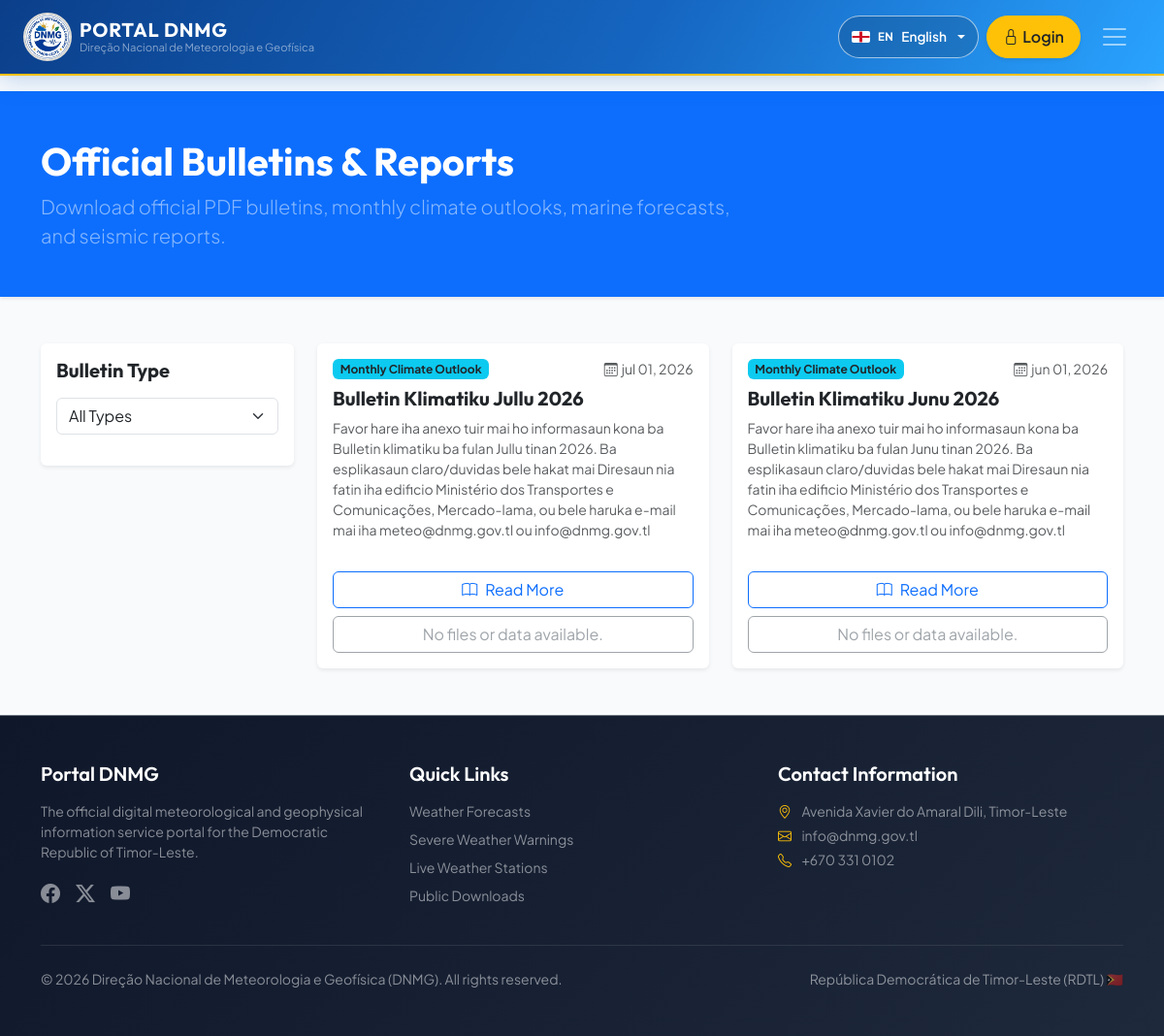
Screenshot of /en/cms/bulletins/ with the database file from the repository.
### cms/models.py (models this page shows, shortened)
class OfficialBulletin(models.Model):
    class BulletinType(models.TextChoices):
        DAILY_SYNOPTIC = 'DAILY_SYNOPTIC', _('Daily Synoptic Bulletin')
        WEEKLY_SYNOPTIC = 'WEEKLY_SYNOPTIC', _('Weekly Synoptic Bulletin')
        MONTHLY_CLIMATE = 'MONTHLY_CLIMATE', _('Monthly Climate Outlook')
        SEASONAL_CLIMATE = 'SEASONAL_CLIMATE', _('Seasonal Climate Outlook')
        ANNUAL_CLIMATE = 'ANNUAL_CLIMATE', _('Annual Climate Report')
        MARINE = 'MARINE', _('Marine Bulletin')
        SEISMIC = 'SEISMIC', _('Seismic Event Summary')
        SPECIAL = 'SPECIAL', _('Special Hydrometeorological Report')
    title = models.CharField(max_length=255, verbose_name=_('Bulletin Title'))
    slug = models.SlugField(max_length=280, unique=True, blank=True, verbose_name=_('Slug'))
    bulletin_type = models.CharField(
        max_length=30,
        choices=BulletinType.choices,
        default=BulletinType.DAILY_SYNOPTIC,
        verbose_name=_('Bulletin Type')
    )
    pdf_file = models.FileField(
        upload_to='bulletins/',
        verbose_name=_('PDF Document File')
    )
    summary = models.TextField(blank=True, verbose_name=_('Summary / Overview'))
    publication_date = models.DateField(verbose_name=_('Publication Date'))
    uploaded_by = models.ForeignKey(
        settings.AUTH_USER_MODEL,
        on_delete=models.SET_NULL,
        null=True,
        blank=True,
        related_name='bulletins',
        verbose_name=_('Uploaded By')
    )
    created_at = models.DateTimeField(auto_now_add=True)
    updated_at = models.DateTimeField(auto_now=True)
    class Meta:
        ordering = ['-publication_date', '-created_at']
        verbose_name = _('Official Bulletin')
        verbose_name_plural = _('Official Bulletins')
        constraints = [
            models.CheckConstraint(
                condition=models.Q(bulletin_type__in=[
                    'DAILY_SYNOPTIC', 'WEEKLY_SYNOPTIC', 'MONTHLY_CLIMATE',
                    'SEASONAL_CLIMATE', 'ANNUAL_CLIMATE', 'MARINE', 'SEISMIC', 'SPECIAL',
                ]),
                name='cms_bulletin_type_valid',
            ),
        ]
        indexes = [
            models.Index(fields=['bulletin_type', '-publication_date', '-created_at'], name='cms_bulletin_type_date_idx'),
        ]

### cms/views.py (the view)
# urls.py: path('bulletins/', views.PublicBulletinListView.as_view(), name='public_bulletin_list'),
class PublicBulletinListView(ListView):
    model = OfficialBulletin
    template_name = 'cms/public_bulletin_list.html'
    context_object_name = 'bulletins'
    paginate_by = 12
    def get_queryset(self):
        queryset = OfficialBulletin.objects.all().select_related('uploaded_by')
        bulletin_type = self.request.GET.get('type')
        if bulletin_type:
            queryset = queryset.filter(bulletin_type=bulletin_type)
        return queryset
    def get_context_data(self, **kwargs):
        context = super().get_context_data(**kwargs)
        context['type_choices'] = OfficialBulletin.BulletinType.choices
        context['selected_type'] = self.request.GET.get('type', '')
        return context

### core/context_processors.py (called while the page is built)
def htmx(request):
    is_htmx = getattr(request, 'htmx', False)
    return {
        'admin_base': 'htmx_admin_base.html' if is_htmx else 'admin_base.html',
        'public_base': 'htmx_public_base.html' if is_htmx else 'base.html',
        'is_htmx': is_htmx,
    }

### core/media.py (called while the page is built)
def media_available(field_file):
    try:
        return bool(field_file and field_file.name and field_file.storage.exists(field_file.name))
    except Exception:
        return False

### core/templatetags/portal_tags.py (called while the page is built)
@register.filter
def media_available(field_file):
    return media_file_available(field_file)

### templates/cms/public_bulletin_list.html (shortened to what this page needs)
{% extends 'base.html' %}
{% load i18n static portal_tags %}
{% block content %}
<div class="bg-primary text-white py-5 mb-5 shadow-sm">
    <div class="container">
        <div class="row align-items-center">
            <div class="col-lg-8">
                <h1 class="fw-bold mb-2">{% translate "Official Bulletins & Reports" %}</h1>
                <p class="lead mb-0 text-white-50">{% translate "Download official PDF bulletins, monthly climate outlooks, marine forecasts, and seismic reports." %}</p>
            </div>
        </div>
    </div>
</div>
<div class="container mb-5">
    <div class="row g-4">
        <div class="col-lg-3">
            <div class="card border-0 shadow-sm p-3">
                <h5 class="fw-bold mb-3">{% translate "Bulletin Type" %}</h5>
                <form method="get">
                    <select name="type" class="form-select mb-3" onchange="this.form.submit()">
                        <option value="">{% translate "All Types" %}</option>
                    </select>
                </form>
            </div>
        </div>
        <div class="col-lg-9">
            <div class="row g-4">
                {% for bulletin in bulletins %}
                <div class="col-md-6">
                    <div class="card h-100 border-0 shadow-sm">
                        <div class="card-body d-flex flex-column">
                            <div class="d-flex justify-content-between align-items-center mb-2">
                                <span class="badge bg-info text-dark">{{ bulletin.get_bulletin_type_display }}</span>
                                <small class="text-muted"><i class="bi bi-calendar3 me-1"></i>{{ bulletin.publication_date|date:"b d, Y" }}</small>
                            </div>
                            <h5 class="fw-bold text-dark mb-2">{{ bulletin.title }}</h5>
                            <p class="text-muted small flex-grow-1">{{ bulletin.summary|default:_("Official document published by DNMG.") }}</p>
                            <div class="mt-3 d-grid gap-2">
                                <a href="{% url 'cms:public_bulletin_detail' bulletin.slug %}" class="btn btn-outline-primary d-flex align-items-center justify-content-center gap-2">
                                    <i class="bi bi-book"></i>
                                    <span>{% translate "Read More" %}</span>
                                </a>
                                {% if bulletin.pdf_file|media_available %}
                                    <a href="{{ bulletin.pdf_file.url }}" target="_blank" class="btn btn-outline-danger d-flex align-items-center justify-content-center gap-2">
                                        <i class="bi bi-file-earmark-pdf-fill"></i>
                                        <span>{% translate "Download PDF Bulletin" %}</span>
                                    </a>
                                {% else %}
                                    <button class="btn btn-outline-secondary w-100" disabled>{% translate "No files or data available." %}</button>
                                {% endif %}
                            </div>
                        </div>
                    </div>
                </div>
                {% empty %}
                <div class="col-12 py-5 text-center text-muted">
                    <i class="bi bi-file-earmark-pdf fs-1 text-secondary d-block mb-3"></i>
                    <p class="fs-5 mb-0">{% translate "No official bulletins available." %}</p>
                </div>
                {% endfor %}
            </div>
        </div>
    </div>
</div>
{% endblock %}

### static/css/styles.css (style rules this page uses)
:root { --primary: #1565c0; --primary-light: #29a3ff; --primary-dark: #0b3f8a; --accent: #ffc107; --accent-red: #e63946; --secondary: #ff5c8a; --teal: #06b6d4; --dark: #0f172a; --dark-muted: #1e293b; --dark-muted-light: #334155; --light: #f8fafc; --gray-border: #e2e8f0; --font-heading: 'Outfit', sans-serif; --font-body: 'Plus Jakarta Sans', sans-serif; --transition: all 0.3s cubic-bezier(0.4, 0, 0.2, 1); }
body { font-family: var(--font-body); background-color: var(--light); color: var(--dark); overflow-x: hidden; }
.container, .container-fluid, .card, .modal-content { min-width: 0; }
h1, h2, h3, h4, h5, h6 { font-family: var(--font-heading); font-weight: 600; }

### rows the page displays
OfficialBulletin: bulletin_type "Monthly Climate Outlook", publication_date "jul 01, 2026", title "Bulletin Klimatiku Jullu 2026", summary "Favor hare iha anexo tuir mai ho informasaun kona ba Bulletin klimatiku ba fulan Jullu tinan 2026. Ba esplikasaun claro/duvidas bele hakat mai Diresaun nia fatin iha edificio Ministério dos Transportes e Comunicações, Mercado-lama, ou bele haruka e-mail mai iha meteo@dnmg.gov.tl ou info@dnmg.gov.tl"
OfficialBulletin: bulletin_type "Monthly Climate Outlook", publication_date "jun 01, 2026", title "Bulletin Klimatiku Junu 2026", summary "Favor hare iha anexo tuir mai ho informasaun kona ba Bulletin klimatiku ba fulan Junu tinan 2026. Ba esplikasaun claro/duvidas bele hakat mai Diresaun nia fatin iha edificio Ministério dos Transportes e Comunicações, Mercado-lama, ou bele haruka e-mail mai iha meteo@dnmg.gov.tl ou info@dnmg.gov.tl"
